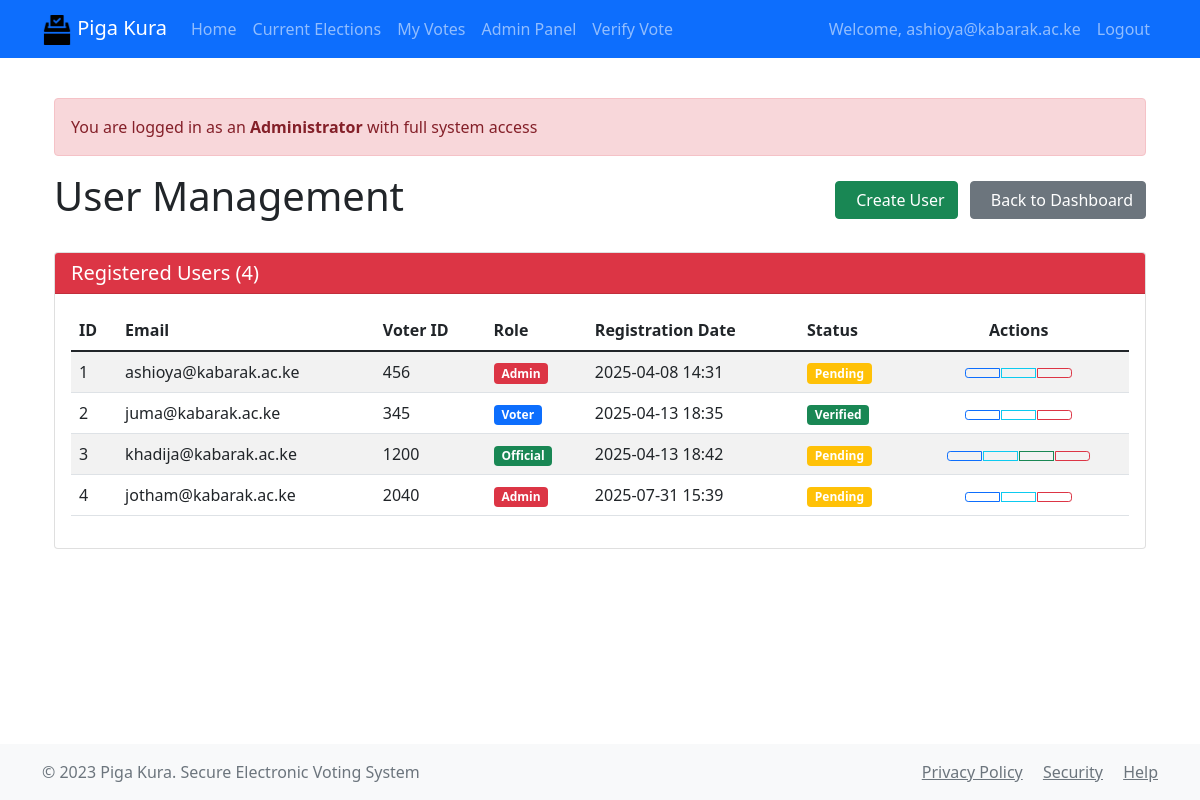
Before: /admin/users (signed in) with the older database file.
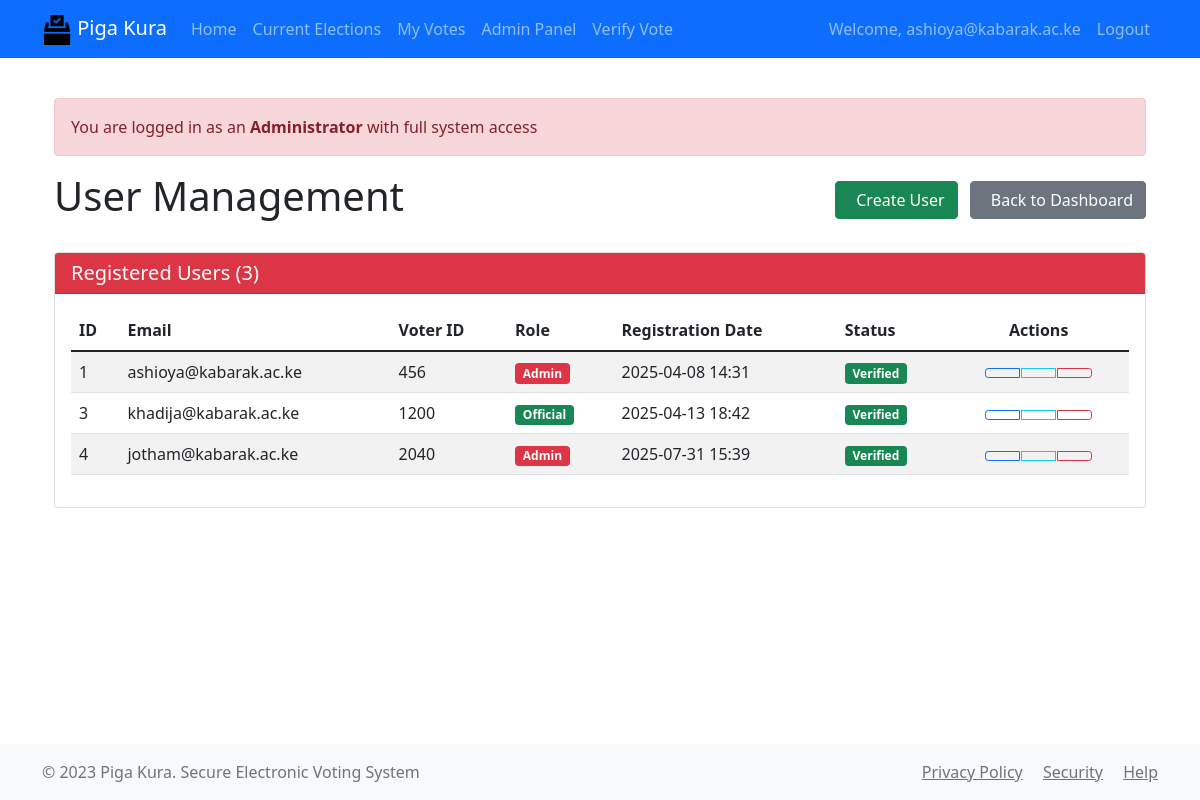
After: the same page with the newer database file.
### app/models/user.py (models this page shows, shortened)
class User(UserMixin, db.Model):
    id = db.Column(db.Integer, primary_key=True)
    email = db.Column(db.String(120), unique=True, nullable=False)
    voter_id = db.Column(db.String(50), unique=True, nullable=False)
    password_hash = db.Column(db.String(128))
    is_admin = db.Column(db.Boolean, default=False)
    is_official = db.Column(db.Boolean, default=False)
    is_verified = db.Column(db.Boolean, default=False)
    created_at = db.Column(db.DateTime, default=datetime.utcnow)

### app/routes/admin.py (the view)
@admin_bp.route('/users')
@login_required
@admin_required
def users():
    users = User.query.all()
    return render_template('admin/users.html', users=users)

### app/routes/admin.py (called while the page is built)
def admin_required(f):
    @wraps(f)
    def decorated_function(*args, **kwargs):
        if not current_user.is_authenticated or not current_user.is_admin:
            flash('Admin privileges required', 'danger')
            return redirect(url_for('main.index'))
        return f(*args, **kwargs)
    return decorated_function

### app/templates/admin/users.html (shortened to what this page needs)
{% extends "base.html" %}
{% block content %}
<div class="container">
    <div class="alert alert-danger">
         You are logged in as an <strong>Administrator</strong> with full system access
    </div>
    <div class="d-flex justify-content-between align-items-center mb-4">
        <h1>User Management</h1>
        <div>
            <button class="btn btn-success me-2" data-bs-toggle="modal" data-bs-target="#createUserModal">
                Create User
            </button>
            <a href="{{ url_for('admin.dashboard') }}" class="btn btn-secondary">
                Back to Dashboard
            </a>
        </div>
    </div>
    <div class="card">
        <div class="card-header bg-danger text-white">
            <h5 class="mb-0">Registered Users ({{ users|length }})</h5>
        </div>
        <div class="card-body">
            {% if users %}
            <div class="table-responsive">
                <table class="table table-striped">
                    <thead>
                        <tr>
                            <th>ID</th>
                            <th>Email</th>
                            <th>Voter ID</th>
                            <th>Role</th>
                            <th>Registration Date</th>
                            <th>Status</th>
                            <th class="text-center">Actions</th>
                        </tr>
                    </thead>
                    <tbody>
                        {% for user in users %}
                        <tr id="user-row-{{ user.id }}">
                            <td>{{ user.id }}</td>
                            <td>{{ user.email }}</td>
                            <td>{{ user.voter_id }}</td>
                            <td>
                                {% if user.is_admin %}
                                    <span class="badge bg-danger">Admin</span>
                                {% elif user.is_official %}
                                    <span class="badge bg-success">Official</span>
                                {% else %}
                                    <span class="badge bg-primary">Voter</span>
                                {% endif %}
                            </td>
                            <td>{{ user.created_at.strftime('%Y-%m-%d %H:%M') if user.created_at else 'N/A' }}</td>
                            <td>
                                <span class="badge {{ 'bg-success' if user.is_verified else 'bg-warning' }} status-toggle"
                                      data-user-id="{{ user.id }}"
                                      data-verified="{{ user.is_verified|lower }}"
                                      title="Click to toggle verification status">
                                    {{ 'Verified' if user.is_verified else 'Pending' }}
                                </span>
                            </td>
                            <td class="text-center user-actions">
                                <div class="btn-group btn-group-sm">
                                    <button class="btn btn-outline-primary action-btn"
                                            onclick="editUser({{ user.id }})"
                                            title="Edit User">
                                    </button>
                                    <button class="btn btn-outline-info action-btn"
                                            onclick="viewUser({{ user.id }})"
                                            title="View Details">
                                    </button>
                                    {% if user.is_official and not user.is_verified %}
                                    <button class="btn btn-outline-success action-btn"
                                            onclick="approveOfficial({{ user.id }})"
                                            title="Approve Official">
                                    </button>
                                    {% endif %}
                                    {% if not user.is_admin or users|selectattr('is_admin')|list|length > 1 %}
                                    <button class="btn btn-outline-danger action-btn"
                                            onclick="deleteUser({{ user.id }}, '{{ user.email }}')"
                                            title="Delete User">
                                    </button>
                                    {% endif %}
                                </div>
                            </td>
                        </tr>
                        {% endfor %}
                    </tbody>
                </table>
            </div>
            {% else %}
            <div class="text-center py-4">
                <p class="text-muted">No users found.</p>
            </div>
            {% endif %}
        </div>
    </div>
</div>
{% endblock %}

### app/templates/base.html (shortened to what this page needs)
<!DOCTYPE html>
<html lang="en">
<head>
    <link href="https://cdn.jsdelivr.net/npm/bootstrap@5.1.3/dist/css/bootstrap.min.css" rel="stylesheet">
    <link rel="stylesheet" href="{{ url_for('static', filename='css/style.css') }}">
</head>
<body>
    <nav class="navbar navbar-expand-lg navbar-dark bg-primary">
        <div class="container">
            <a class="navbar-brand" href="{{ url_for('main.index') }}">
                <img src="{{ url_for('static', filename='images/logo.png') }}" alt="Piga Kura" height="30">
                Piga Kura
            </a>
            <div class="collapse navbar-collapse" id="navbarNav">
                <ul class="navbar-nav me-auto">
                    <li class="nav-item">
                        <a class="nav-link" href="{{ url_for('main.index') }}">Home</a>
                    </li>
                    {% if current_user.is_authenticated %}
                        <li class="nav-item">
                            <a class="nav-link" href="{{ url_for('voter.active_ballots') }}">Current Elections</a>
                        </li>
                        <li class="nav-item">
                            <a class="nav-link" href="{{ url_for('voter.my_votes') }}">My Votes</a>
                        </li>
                        {% if current_user.is_admin %}
                        <li class="nav-item">
                            <a class="nav-link" href="{{ url_for('admin.dashboard') }}">Admin Panel</a>
                        </li>
                        {% endif %}
                    {% endif %}
                    <li class="nav-item">
                        <a class="nav-link" href="{{ url_for('main.verify_vote') }}">Verify Vote</a>
                    </li>
                </ul>
                <ul class="navbar-nav">
                    {% if current_user.is_authenticated %}
                        <li class="nav-item">
                            <span class="nav-link">Welcome, {{ current_user.email }}</span>
                        </li>
                        <li class="nav-item">
                            <a class="nav-link" href="{{ url_for('auth.logout') }}">Logout</a>
                        </li>
                    {% endif %}
                </ul>
            </div>
        </div>
    </nav>
    <main class="container my-4">
        {% block content %}{% endblock %}
    </main>
    <footer class="footer mt-auto py-3 bg-light">
        <div class="container">
            <div class="row">
                <div class="col-md-6 text-center text-md-start">
                    <span class="text-muted">&copy; 2023 Piga Kura. Secure Electronic Voting System</span>
                </div>
                <div class="col-md-6 text-center text-md-end">
                    <a href="{{ url_for('main.privacy') }}" class="text-muted me-3">Privacy Policy</a>
                    <a href="{{ url_for('main.security') }}" class="text-muted me-3">Security</a>
                    <a href="{{ url_for('main.help') }}" class="text-muted">Help</a>
                </div>
            </div>
        </div>
    </footer>
</body>
</html>

### app/static/css/style.css (style rules this page uses)
body { min-height: 100vh; display: flex; flex-direction: column; }
main { flex: 1; }

### app/templates/admin/users.html (style rules this page uses)
.action-btn { margin: 0 2px; min-width: 35px; }
.user-actions { white-space: nowrap; }
.status-toggle { cursor: pointer; }

Changed rows visible on the page:
removed User: id "2", email "juma@kabarak.ac.ke", voter_id "345", is_admin "Voter", created_at "2025-04-13 18:35", is_verified "Verified"
changed User "ashioya@kabarak.ac.ke": is_verified "Pending" → "Verified"
changed User "khadija@kabarak.ac.ke": is_verified "Pending" → "Verified"
changed User "jotham@kabarak.ac.ke": is_verified "Pending" → "Verified"
Other visible differences:
{{ users|length }}: "4" → "3"
